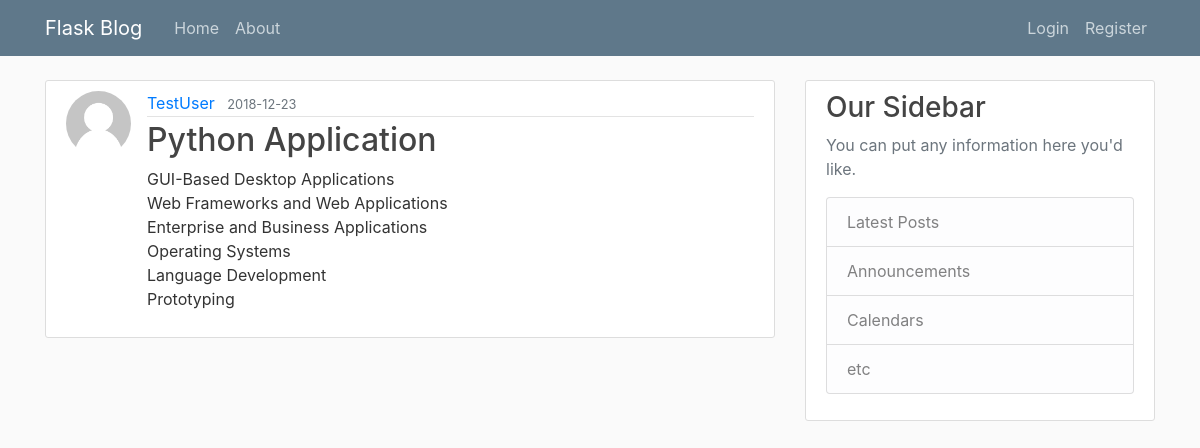
Screenshot of /post/2 with the database file from the repository.
### flaskblog/models.py (models this page shows, shortened)
class User(db.Model,UserMixin):
    id = db.Column(db.Integer,primary_key = True)
    username = db.Column(db.String(20),unique = True ,nullable = False)
    email = db.Column(db.String(120),unique = True ,nullable = False)
    image_file = db.Column(db.String(20),nullable = False,default = 'default.jpg')
    password = db.Column(db.String(60),nullable = False)
    posts = db.relationship('Post',backref = 'author',lazy = True)

class Post(db.Model):
    id = db.Column(db.Integer,primary_key = True)
    title = db.Column(db.String(100),nullable = False)
    date_posted = db.Column(db.DateTime,nullable = False,default=datetime.utcnow)
    content = db.Column(db.Text,nullable = False)
    user_id = db.Column(db.Integer,db.ForeignKey('user.id'),nullable = False)

### flaskblog/posts/routes.py (the view)
@posts.route("/post/<int:post_id>")
def post(post_id):
    post = Post.query.get_or_404(post_id)
    return render_template('post.html', title=post.title, post=post)

### flaskblog/templates/post.html (shortened to what this page needs)
{% extends "layout.html" %}
{% block content%}
    <article class="media content-section">
        <img class="rounded-circle article-img" src="{{ url_for('static',filename='profile_pics/' + post.author.image_file)}}" >
        <div class="media-body">
            <div class="article-metadata">
              <a  class="mr-2" href="{{ url_for('users.user_posts',username=post.author.username) }}">{{post.author.username}}</a>
              <small class="text-muted">{{ post.date_posted.strftime('%Y-%m-%d') }}</small>
            </div>
            <h2 class="article-title" href="#">{{ post.title }}</h2>
            <p class="article-content">{{ post.content }}</p>
        </div>
    </article>
{% endblock content %}

### flaskblog/static/main.css (style rules this page uses)
body { background: #fafafa; color: #333333; margin-top: 5rem; }
h1, h2, h3, h4, h5, h6 { color: #444444; }
.content-section { background: #ffffff; padding: 10px 20px; border: 1px solid #dddddd; border-radius: 3px; margin-bottom: 20px; }
.article-title { color: #444444; }
.article-content { white-space: pre-line; }
.article-img { height: 65px; width: 65px; margin-right: 16px; }
.article-metadata { padding-bottom: 1px; margin-bottom: 4px; border-bottom: 1px solid #e3e3e3 }

### rows the page displays
User: image_file (placeholder picture), author.username "TestUser"
Post: date_posted "2018-12-23", title "Python Application", content "GUI-Based Desktop Applications Web Frameworks and Web Applications Enterprise and Business Applications Operating Systems Language Development Prototyping"
